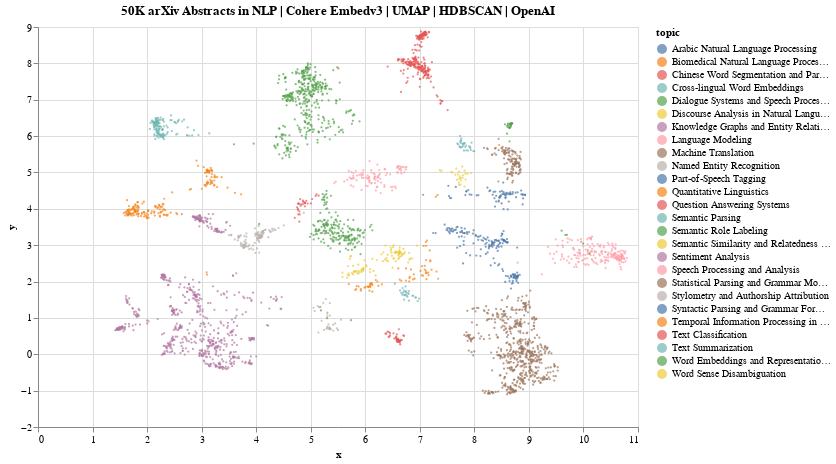

Notebook source saved alongside this figure:
### Markdown cell above
#### 5. Visualization

### Code cell
import altair as alt

chart = alt.Chart(df).mark_circle(size=5).encode(
    x='x',
    y='y',
    color='topic:N',
    tooltip=['title', 'topic']
).interactive().properties(
    title='50K arXiv Abstracts in NLP | Cohere Embedv3 | UMAP | HDBSCAN | OpenAI',
    width=600,
    height=400,
)
chart.display()

### Figure 1 — Vega-Lite specification as saved in the notebook (floating-point values rounded to 4 significant figures; data arrays with more than 128 entries replaced by an {"elided": "..."} marker saying what was removed)
{"config": {"view": {"continuousWidth": 300, "continuousHeight": 300}}, "data": {"name": "data-52a21518011a037f832372f294a73c98"}, "mark": {"type": "circle", "size": 5}, "encoding": {"color": {"field": "topic", "type": "nominal"}, "tooltip": [{"field": "title", "type": "nominal"}, {"field": "topic", "type": "nominal"}], "x": {"field": "x", "type": "quantitative"}, "y": {"field": "y", "type": "quantitative"}}, "height": 400, "params": [{"name": "param_15", "select": {"type": "interval", "encodings": ["x", "y"]}, "bind": "scales"}], "title": "50K arXiv Abstracts in NLP | Cohere Embedv3 | UMAP | HDBSCAN | OpenAI", "width": 600, "$schema": "https://vega.github.io/schema/vega-lite/v5.15.1.json", "datasets": {"data-52a21518011a037f832372f294a73c98": {"elided": "3454 records"}}}
